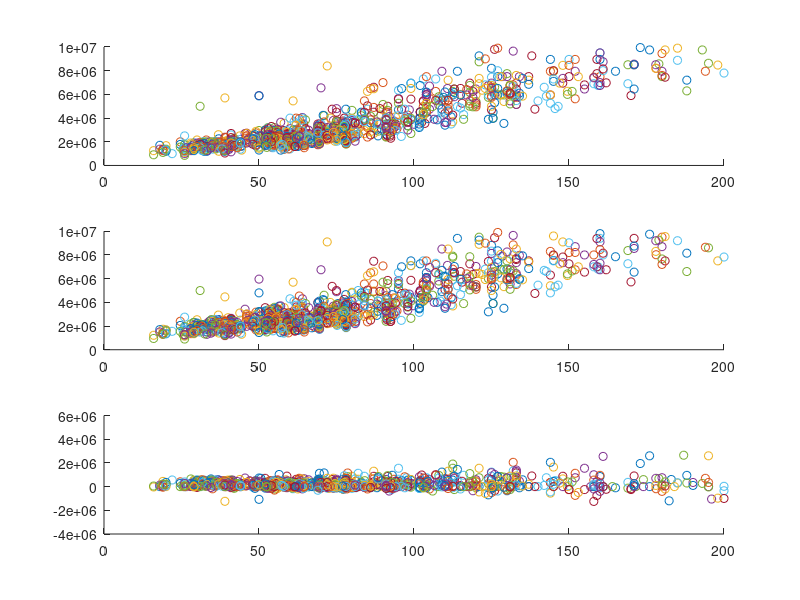

This chart was generated by the following MATLAB code: (Note: this script raises an error after producing the figure.)
clear all;
close all;
%% Plot for Lidingo
clear all;
close all;
M = csvread('Lidingo.csv',1,0);
figure
subplot(311)
hold on
ylim([0 10000000])
xlim([0 200])
s=size(M,1);

for k=1:s
    if (M(k,3)~=0)
        plot(M(k,3),M(k,1),'o');      
        %drawnow;
    end
end

subplot(312)

hold on
ylim([0 10000000])
xlim([0 200])
s=size(M,1);

for k=1:s
    if (M(k,3)~=0)
        plot(M(k,3),M(k,2),'o');      
        %drawnow;
    end
end

subplot(313)

hold on
xlim([0 200])
s=size(M,1);

for k=1:s
    if (M(k,3)~=0)
        plot(M(k,3),M(k,2)-M(k,1),'o');      
        %drawnow;
    end
end
%% Plot for Gamla/Lidingo/Satra
clear all;
close all
plotArea('Gamla');


